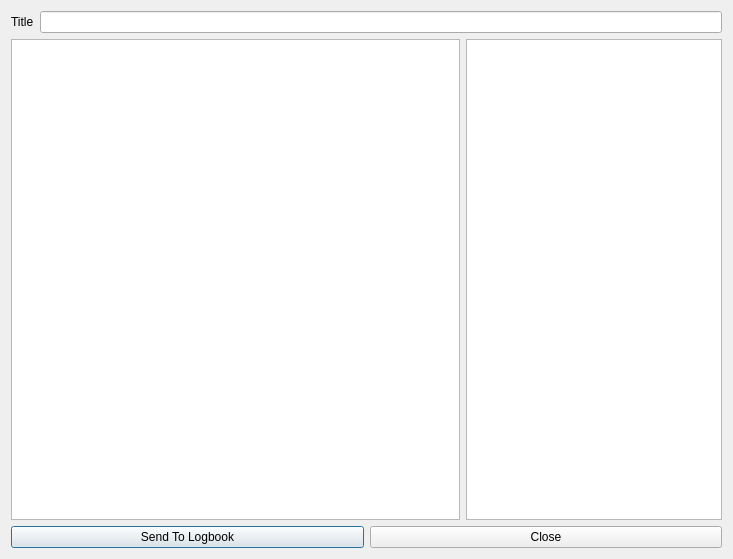
<?xml version="1.0" encoding="UTF-8"?>
<ui version="4.0">
 <class>results_box_dialog</class>
 <widget class="QDialog" name="results_box_dialog">
  <property name="geometry">
   <rect>
    <x>0</x>
    <y>0</y>
    <width>733</width>
    <height>559</height>
   </rect>
  </property>
  <property name="windowTitle">
   <string>Dialog</string>
  </property>
  <layout class="QGridLayout" name="gridLayout">
   <item row="0" column="0">
    <layout class="QHBoxLayout" name="horizontalLayout_6">
     <item>
      <widget class="QLabel" name="label_3">
       <property name="text">
        <string>Title</string>
       </property>
      </widget>
     </item>
     <item>
      <widget class="QLineEdit" name="title_line_edit">
       <property name="text">
        <string/>
       </property>
      </widget>
     </item>
    </layout>
   </item>
   <item row="1" column="0">
    <layout class="QHBoxLayout" name="horizontalLayout_2">
     <item>
      <widget class="QPlainTextEdit" name="comments_browser">
       <property name="tabChangesFocus">
        <bool>true</bool>
       </property>
       <property name="readOnly">
        <bool>false</bool>
       </property>
       <property name="plainText">
        <string/>
       </property>
       <property name="overwriteMode">
        <bool>false</bool>
       </property>
       <property name="backgroundVisible">
        <bool>false</bool>
       </property>
       <property name="centerOnScroll">
        <bool>false</bool>
       </property>
       <property name="placeholderText">
        <string comment="asdasd" extracomment="asdasd">Comments &amp; Notes...</string>
       </property>
      </widget>
     </item>
     <item>
      <widget class="QTableWidget" name="beam_parameters_table">
       <property name="sizePolicy">
        <sizepolicy hsizetype="Minimum" vsizetype="Minimum">
         <horstretch>0</horstretch>
         <verstretch>0</verstretch>
        </sizepolicy>
       </property>
       <property name="editTriggers">
        <set>QAbstractItemView::NoEditTriggers</set>
       </property>
       <property name="alternatingRowColors">
        <bool>false</bool>
       </property>
       <property name="selectionMode">
        <enum>QAbstractItemView::NoSelection</enum>
       </property>
       <property name="textElideMode">
        <enum>Qt::ElideNone</enum>
       </property>
       <property name="gridStyle">
        <enum>Qt::NoPen</enum>
       </property>
       <property name="cornerButtonEnabled">
        <bool>false</bool>
       </property>
       <attribute name="horizontalHeaderStretchLastSection">
        <bool>false</bool>
       </attribute>
       <attribute name="verticalHeaderVisible">
        <bool>false</bool>
       </attribute>
       <attribute name="verticalHeaderStretchLastSection">
        <bool>false</bool>
       </attribute>
      </widget>
     </item>
    </layout>
   </item>
   <item row="2" column="0">
    <layout class="QHBoxLayout" name="horizontalLayout">
     <item>
      <widget class="QPushButton" name="send_to_logbook_button">
       <property name="text">
        <string>Send To Logbook</string>
       </property>
      </widget>
     </item>
     <item>
      <widget class="QPushButton" name="close_button">
       <property name="text">
        <string>Close</string>
       </property>
      </widget>
     </item>
    </layout>
   </item>
  </layout>
 </widget>
 <resources/>
 <connections/>
</ui>
